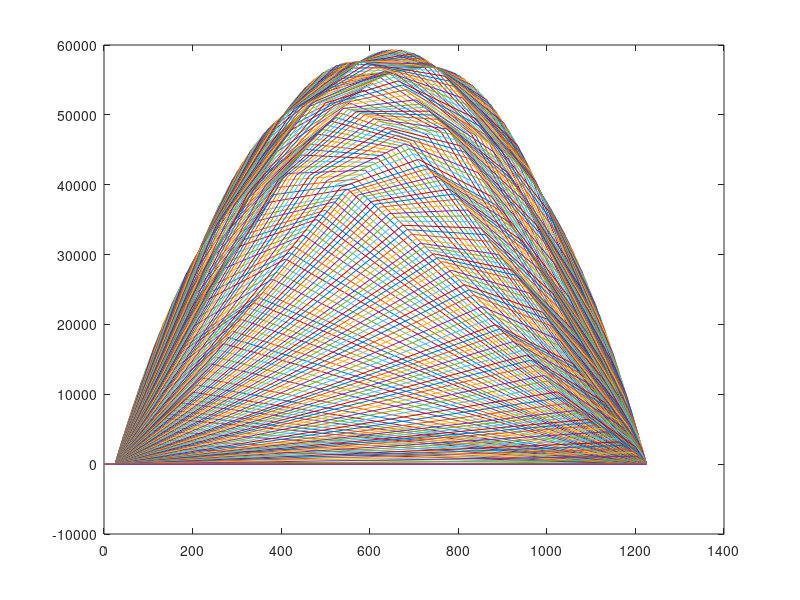

Reproduce this figure in MATLAB.
# all lengths are in mm, mm4, N, etc

clear, close all;

BRIDGE_LEN = 1250;

weight_loc = [0, 100, 200];
weight_amt = [100, 100, 250];
inertia_mm = 0.418e6;
y_bar_mm = 41.4;

# calculate axle pos relative to LHS
ED_WHEEL = 52;
AX_TO_AX = 176;
CAR_TO_CAR = 164;
TRAIN_REL_POS = [ED_WHEEL AX_TO_AX CAR_TO_CAR AX_TO_AX CAR_TO_CAR AX_TO_AX];
TRAIN_LEN = sum(TRAIN_REL_POS)
TRAIN_REL_POS = cumsum(TRAIN_REL_POS);

FREIGHT_N = 100;
FREIGHT_N = FREIGHT_N / 2;
BACK_MULT = 1.1;
BACK_N = FREIGHT_N * BACK_MULT;
LOCO_MULT = 1.38;
LOCO_N = FREIGHT_N * LOCO_MULT;
TRAIN_WEIGHT = ones(1, 6) .* FREIGHT_N;
TRAIN_WEIGHT(1) = BACK_N;
TRAIN_WEIGHT(2) = BACK_N;
TRAIN_WEIGHT(5) = LOCO_N;
TRAIN_WEIGHT(6) = LOCO_N;
TRAIN_WEIGHT = -1 .* TRAIN_WEIGHT;
TOTAL_TRAIN_WEIGHT = sum(TRAIN_WEIGHT)

# calculate the reaction forces
SUPPORT_L = 25;
SUPPORT_R = 1225;

# find the reaction forces on both sides
START_SIM = -TRAIN_LEN;
END_SIM = SUPPORT_R;
#START_SIM = 500
#END_SIM = 500
STEP_SIM = 10;
reaction = [[]:[]];
steps = START_SIM:STEP_SIM:END_SIM;
max_moment = -1;
max_shear = -1;
for position = steps;
  # find the reaction forces for each step
  train_pos = TRAIN_REL_POS + position; # converts relative train pos to abs
  # filters out axles that are not on the bridge anymore
  # train_pos = train_pos .* (train_pos > SUPPORT_L) .* (train_pos < SUPPORT_R)
  dist_to_lhs = train_pos - SUPPORT_L;
  # checks if the train is on the bridge
  trains_on_bridge = (train_pos > SUPPORT_L) .* (train_pos < SUPPORT_R);
  moments_to_lhs = dist_to_lhs .* TRAIN_WEIGHT .* trains_on_bridge;
  dist_between_support = SUPPORT_R - SUPPORT_L;
  reaction_rhs = sum(moments_to_lhs) / dist_between_support * -1;
  reaction_lhs = -sum(TRAIN_WEIGHT .* trains_on_bridge) - reaction_rhs;

  reaction(1,end+1) = reaction_lhs;
  reaction(2,end) = reaction_rhs;

  # filter the train axles so that only the ones within the range are valid

  train_load = nonzeros(TRAIN_WEIGHT .* trains_on_bridge);
  train_pos = nonzeros(train_pos .* trains_on_bridge);

  force_loc = [SUPPORT_L, train_pos', SUPPORT_R];
  force_loc = repelem(force_loc, 2);
  force_loc = [force_loc, 0];

  shear_n = [reaction_lhs, train_load', reaction_rhs];
  shear_n = repelem(cumsum(shear_n), 2);
  shear_n = [0, shear_n];
  max_shear(end+1) = max(shear_n);

  moment_n = [0];
  moment_loc = force_loc;
  for idx = 1:length(force_loc)-1
    cur_shear = shear_n(idx+1);
    moment_len = force_loc(idx+1) - force_loc(idx);
    moment_n(end+1) = cur_shear * moment_len;
  end
  moment_n = cumsum(moment_n);
  max_moment(end+1) = max(moment_n);

  plot(moment_loc, moment_n) # for the BME
  #plot(force_loc, shear_n) # for the SFE
  hold on

#  shear = [[reaction_lhs, train_load, reaction_rhs],[SUPPORT_L, train_pos, SUPPORT_R]]
#  plot(shear(2,:), shear(1,:))
#  hold on
end

hold off

#plot(steps, reaction(1,:));
#hold on
#plot(steps, reaction(2,:));
#legend("LHS Reaction", "RHS Reaction")
#hold off

max_moment = max(max_moment)
max_shear = max(max_shear)

# DANIEL check compressive strength at the top

# DANIEL check compressive strength at the bottom

# DANIEL check buckling at the top

# YANG check buckling at the bottom and glue

%% Calculate FOS's

MAX_SHEAR_GLUE = 2 % MPA
MAX_SHEAR_MATBOARD = 4 % MPA
GLUE_WIDTH = 10 % mm
TOP_LENGTH = 100 % mm
MAT_THICKNESS = 1.27 % mm
LEG_SEPERATION = 80
LEG_HEIGHT = 75

dimensions = [TOP_LENGTH, LEG_SEPERATION, LEG_HEIGHT, GLUE_WIDTH, MAT_THICKNESS]

q_top_glue = TOP_LENGTH * MAT_THICKNESS
shear_glue = max_moment * q_top_glue / inertia_mm / GLUE_WIDTH

glue_fos = MAX_SHEAR_GLUE / shear_glue

q_bot_matboard = 2 * MAT_THICKNESS * y_bar_mm
shear_matboard = max_moment * q_bot_matboard / inertia_mm / (2 * MAT_THICKNESS)

matboard_fos = MAX_SHEAR_MATBOARD / shear_matboard

# YANG check thin plate buckling everywhere :melt:




















